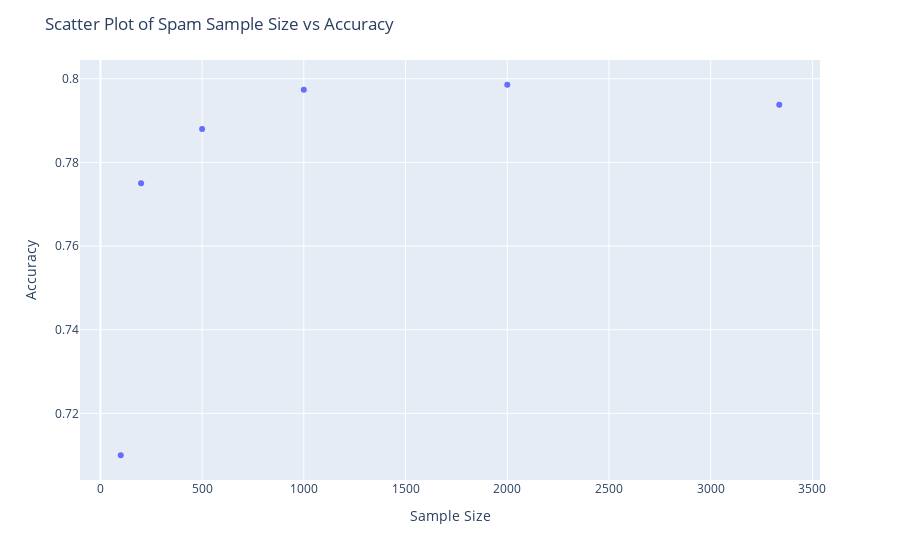

Notebook code cell kept with this figure:
### Markdown cell above
### (4b) Spam Accuracy Plot

### Code cell
spam_accuracies_df = pd.DataFrame({'Sample Size' : spam_sample_sizes, 'Accuracy' : spam_accuracies})

fig = px.scatter(spam_accuracies_df, x = "Sample Size",y = "Accuracy", hover_data=['Accuracy'])
fig.update_layout(title='Scatter Plot of Spam Sample Size vs Accuracy')
fig.show()

### Figure 1 — Plotly figure (JSON) as saved in the notebook; plotly's stock layout.template omitted (floating-point values rounded to 4 significant figures)
{"data": [{"hovertemplate": "Sample Size=%{x}<br>Accuracy=%{y}<extra></extra>", "legendgroup": "", "marker": {"color": "#636efa", "symbol": "circle"}, "mode": "markers", "name": "", "orientation": "v", "showlegend": false, "type": "scatter", "x": [100, 200, 500, 1000, 2000, 3337], "xaxis": "x", "y": [0.71, 0.775, 0.788, 0.7974, 0.7986, 0.7938], "yaxis": "y"}], "layout": {"legend": {"tracegroupgap": 0}, "margin": {"t": 60}, "title": {"text": "Scatter Plot of Spam Sample Size vs Accuracy"}, "xaxis": {"anchor": "y", "domain": [0, 1], "title": {"text": "Sample Size"}}, "yaxis": {"anchor": "x", "domain": [0, 1], "title": {"text": "Accuracy"}}}}
